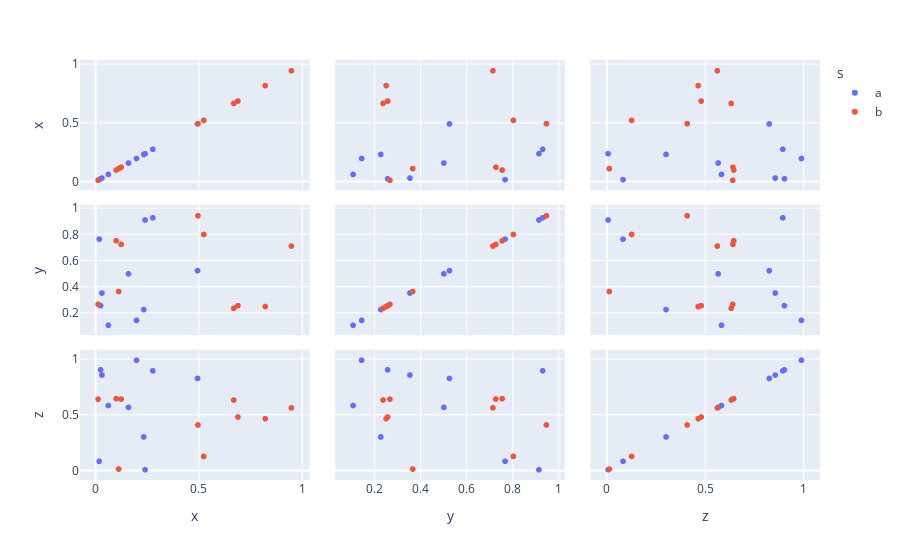

This figure's notebook cell:
### Code cell
fig.show()

### Figure 1 — Plotly figure (JSON) as saved in the notebook; plotly's stock layout.template omitted (floating-point values rounded to 4 significant figures)
{"data": [{"dimensions": [{"axis": {"matches": true}, "label": "x", "values": [0.277, 0.2395, 0.02416, 0.03077, 0.06179, 0.1981, 0.01751, 0.4933, 0.2331, 0.1593]}, {"axis": {"matches": true}, "label": "y", "values": [0.9312, 0.9149, 0.2578, 0.3549, 0.1078, 0.1451, 0.7678, 0.5264, 0.2281, 0.5021]}, {"axis": {"matches": true}, "label": "z", "values": [0.8973, 0.007848, 0.9056, 0.8588, 0.585, 0.9919, 0.08391, 0.8282, 0.3029, 0.5683]}], "hovertemplate": "s=a<br>%{xaxis.title.text}=%{x}<br>%{yaxis.title.text}=%{y}<extra></extra>", "legendgroup": "a", "marker": {"color": "#636efa", "symbol": "circle"}, "name": "a", "showlegend": true, "type": "splom"}, {"dimensions": [{"axis": {"matches": true}, "label": "x", "values": [0.1237, 0.5236, 0.8208, 0.4955, 0.6888, 0.01204, 0.9479, 0.6688, 0.1116, 0.0995]}, {"axis": {"matches": true}, "label": "y", "values": [0.7277, 0.8038, 0.2515, 0.9474, 0.2579, 0.2679, 0.715, 0.238, 0.3667, 0.7553]}, {"axis": {"matches": true}, "label": "z", "values": [0.6434, 0.1277, 0.4663, 0.4103, 0.4816, 0.642, 0.564, 0.6344, 0.01412, 0.6471]}], "hovertemplate": "s=b<br>%{xaxis.title.text}=%{x}<br>%{yaxis.title.text}=%{y}<extra></extra>", "legendgroup": "b", "marker": {"color": "#EF553B", "symbol": "circle"}, "name": "b", "showlegend": true, "type": "splom"}], "layout": {"dragmode": "select", "legend": {"title": {"text": "s"}, "tracegroupgap": 0}, "margin": {"t": 60}}}
